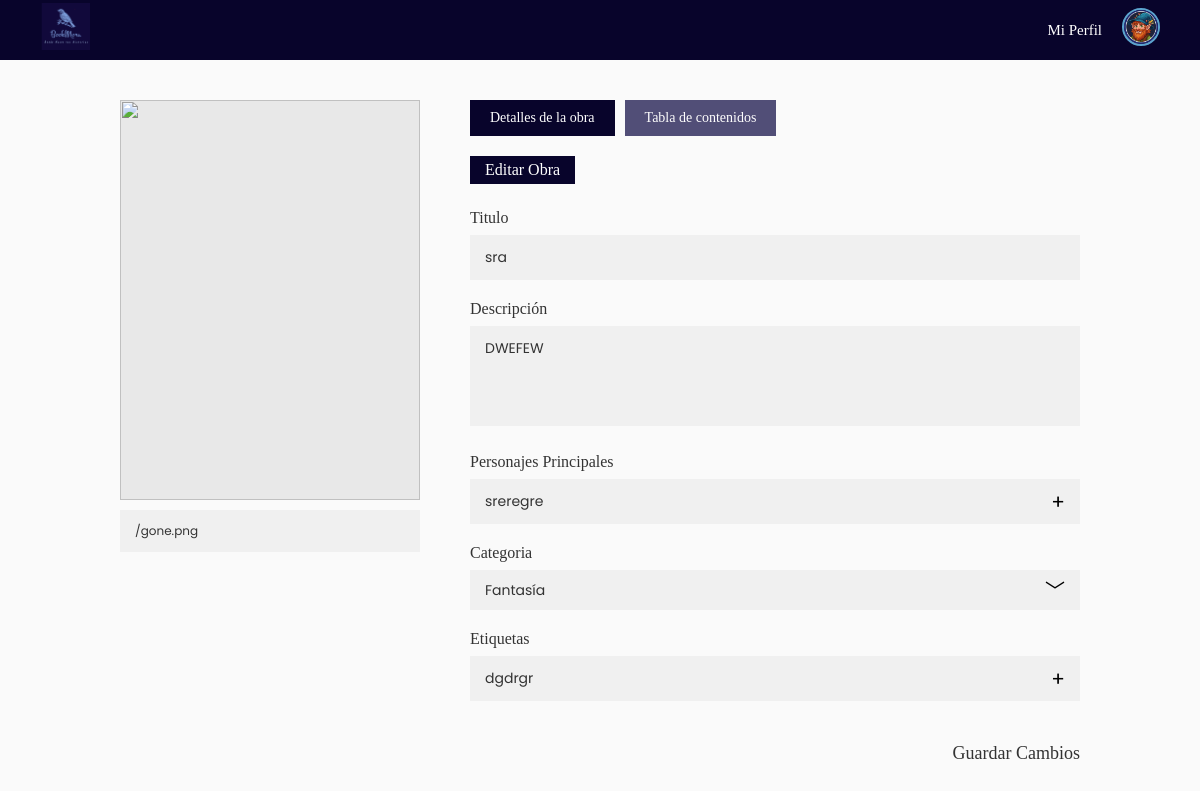
The page /editar_obra/6/ on the database its author committed.
### vistas/models.py (models this page shows)
class Obra(models.Model):
    titulo = models.CharField(max_length=200)
    descripcion = models.TextField()
    personajes = models.CharField(max_length=500, blank=True)
    categoria = models.CharField(max_length=100, blank=True)
    etiquetas = models.CharField(max_length=500, blank=True)
    imagen = models.ImageField(upload_to='obras/', null=True, blank=True)
    imagen_url = models.CharField(max_length=500, blank=True, null=True)
    contenido = models.TextField(blank=True, null=True)
    autor = models.ForeignKey(Practica, on_delete=models.CASCADE)

### vistas/views.py (the view, shortened to what this page needs)
# urls.py: path('editar_obra/<int:obra_id>/', views.editar_obra, name="editar_obra"),
def editar_obra(request, obra_id):
    obra = Obra.objects.get(id=obra_id)
    info = { 'obra': obra }
    return render(request, 'editar_obra.html', info)

### vistas/templates/editar_obra.html (shortened to what this page needs)
{% load static %}
<!DOCTYPE html>
<html lang="es">
<head>
</head>
<body>
    <header class="header-filas">
        <div class="logo-area">
            <a href="{% url 'dashboard' %}">
                <img src="{% static 'images/logo_final_perfil.png' %}" alt="BookMora" style="height: 48px; width: auto; object-fit: contain;">
            </a>
        </div>
        <nav class="nav-area">
            <a href="{% url 'perfil' %}">Mi Perfil</a>
            <div class="nav-avatar">
                <a href="{% url 'perfil' %}"><img src="{% static 'images/avatar_grande.png' %}" alt="Perfil"></a>
            </div>
        </nav>
    </header>
    <form class="main-container" method="POST" enctype="multipart/form-data">
        <div class="left-col">
            <label for="titulo-img" class="image-placeholder">
                {% if obra.imagen %}
                    <img src="{{ obra.imagen.url }}" class="preview">
                {% elif obra.imagen_url %}
                    <img src="{{ obra.imagen_url }}" class="preview">
                {% else %}
                    Subir Imagen +
                {% endif %}
            </label>
            <div style="margin-top: 10px;">
                <input type="text" name="imagen_url" value="{{ obra.imagen_url|default:'' }}" placeholder="O pega la URL de la imagen..." class="form-input" style="font-size: 12px;">
            </div>
        </div>
        <div class="right-col">
             <div style="display: flex; gap: 10px; margin-bottom: 20px;">
                <a href="#" style="background-color: #08042b; color: #fff; padding: 10px 20px; text-decoration: none; font-family: 'Playfair Display', serif; font-size: 14px;">Detalles de la obra</a>
                <a href="{% url 'tabla_contenidos' obra.id %}" style="background-color: #0b0640; opacity: 0.7; color: #fff; padding: 10px 20px; text-decoration: none; font-family: 'Playfair Display', serif; font-size: 14px;">Tabla de contenidos</a>
            </div>
            <div class="section-title">Editar Obra</div>
            <div class="form-group">
                <label class="form-label">Titulo</label>
                <input type="text" name="titulo" class="form-input" value="{{ obra.titulo }}" required>
            </div>
            <div class="form-group">
                <label class="form-label">Descripción</label>
                <textarea name="descripcion" class="form-input">{{ obra.descripcion }}</textarea>
            </div>
            <div class="form-group">
                <label class="form-label">Personajes Principales</label>
                <div id="personajes-container">
                    <div class="input-with-icon">
                        <input type="text" name="personajes" class="form-input" value="{{ obra.personajes }}">
                        <span class="input-icon" onclick="addInput('personajes-container', 'personajes')">+</span>
                    </div>
                </div>
            </div>
            <div class="form-group">
                <label class="form-label">Categoria</label>
                <div class="input-with-icon">
                    <select name="categoria" id="categoria-select" class="form-input" style="appearance: none; -webkit-appearance: none; cursor: pointer;">
                        <option value="Fantasía">Fantasía</option>
                    </select>
                    <span class="input-icon" style="pointer-events: none;">﹀</span>
                </div>
            </div>
            <div class="form-group">
                <label class="form-label">Etiquetas</label>
                <div id="etiquetas-container">
                    <div class="input-with-icon">
                        <input type="text" name="etiquetas" class="form-input" value="{{ obra.etiquetas }}">
                        <span class="input-icon" onclick="addInput('etiquetas-container', 'etiquetas')">+</span>
                    </div>
                </div>
            </div>
            <div class="next-btn-container">
                <button type="submit" class="next-btn">Guardar Cambios</button>
            </div>
        </div>
    </form>
</body>
</html>

### vistas/templates/editar_obra.html (style rules this page uses)
* { margin: 0; padding: 0; box-sizing: border-box; }
body { font-family: 'Poppins', sans-serif; background-color: #fafafa; }
.header-filas { background-color: #08042b; height: 60px; display: flex; align-items: center; justify-content: space-between; padding: 0 40px; }
.logo-area { display: flex; align-items: center; }
.nav-area { display: flex; align-items: center; gap: 20px; }
.nav-area a { color: #fff; text-decoration: none; font-size: 15px; font-family: 'Playfair Display', serif; font-weight: 400; }
.nav-avatar img { width: 38px; height: 38px; border-radius: 50%; border: 2px solid #5ba4cf; object-fit: cover; }
.main-container { max-width: 1000px; margin: 40px auto; padding: 0 20px; display: flex; gap: 50px; }
.left-col { flex: 0 0 300px; }
.image-placeholder { width: 100%; height: 400px; background-color: #e8e8e8; display: flex; align-items: flex-end; justify-content: center; padding-bottom: 20px; color: #555; font-family: 'Playfair Display', serif; font-size: 16px; cursor: pointer; position: relative; overflow: hidden; }
.image-placeholder img.preview { width: 100%; height: 100%; object-fit: cover; position: absolute; top: 0; left: 0; }
.right-col { flex: 1; }
.section-title { background-color: #08042b; color: white; font-family: 'Playfair Display', serif; font-size: 16px; padding: 5px 15px; display: inline-block; margin-bottom: 25px; }
.form-group { margin-bottom: 20px; }
.form-label { font-family: 'Playfair Display', serif; font-size: 16px; color: #333; margin-bottom: 8px; display: block; }
.form-input { width: 100%; background-color: #f0f0f0; border: none; padding: 12px 15px; font-family: 'Poppins', sans-serif; font-size: 14px; color: #333; outline: none; }
textarea.form-input { height: 100px; resize: none; }
.input-with-icon { position: relative; }
.input-icon { position: absolute; right: 15px; top: 50%; transform: translateY(-50%); font-size: 20px; color: #000; cursor: pointer; }
.next-btn-container { text-align: right; margin-top: 40px; }
.next-btn { background: none; border: none; font-family: 'Playfair Display', serif; font-size: 18px; color: #333; cursor: pointer; }

### rows shown on the page
Obra: imagen_url "/gone.png", titulo "sra", descripcion "DWEFEW", personajes "sreregre", etiquetas "dgdrgr"
